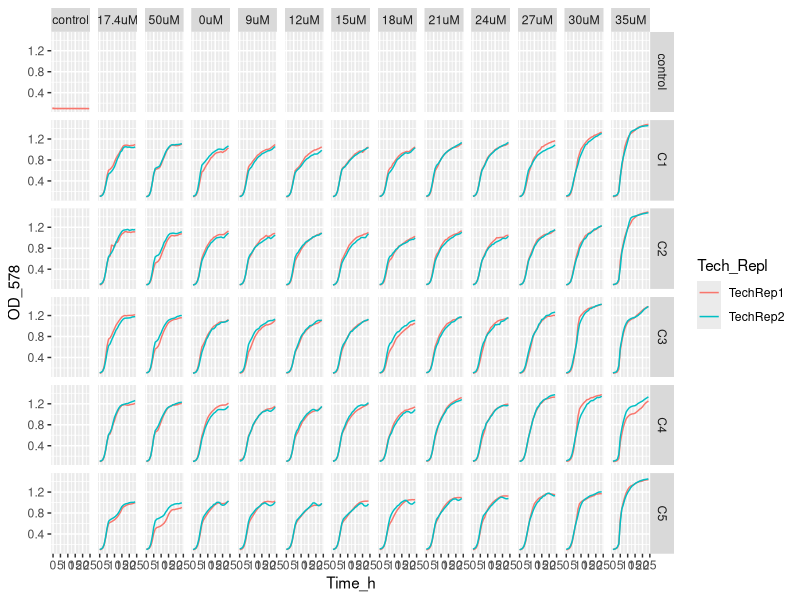
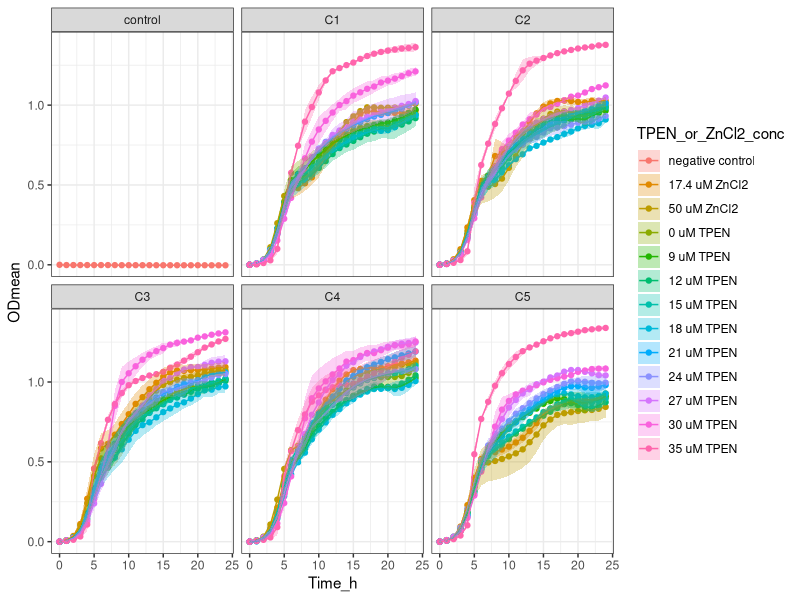

The R script that drew these images, in order:
setwd("~/ITQB/Plate readings/Exp34_2plates_02052024")

library(tidyverse)

library(readxl)
Exp34 <- Exp34_2plates_02052024 <- read_excel("Exp34_2plates_02052024_final_final.xlsx")
View(Exp34) 

Exp34_v1 <- Exp34 %>%
  pivot_longer(names_to = "Condition", values_to = "OD_578", cols = -Time_h)
Exp34_v1
View(Exp34_v1)


Exp34_v2 <- separate(Exp34_v1, Condition, 
                     c("Community",
                       "Transfer_medium",
                       "Zn_condition", 
                       "Tech_Repl",
                       "Biol_Repl",
                       "TPEN_or_ZnCl2_conc",
                       "Well_number"), 
                     sep = "_", remove = FALSE,
                     convert = FALSE)
View(Exp34_v2)

Exp34_v2$OD_578 <- as.numeric (Exp34_v2$OD_578) #Because OD_578 values are character

Exp34_v2$TPEN_or_ZnCl2_conc <- factor(Exp34_v2$TPEN_or_ZnCl2_conc, levels = c("nodrug",
                                                                              "1.74",
                                                                              "10",
                                                                              "0",
                                                                              "1.8",
                                                                              "2.4",
                                                                              "3.0",
                                                                              "3.6",
                                                                              "4.2",
                                                                              "4.8",
                                                                              "5.4",
                                                                              "6.0",
                                                                              "7.0"))

Exp34_v2 <- Exp34_v2 %>% mutate(TPEN_or_ZnCl2_conc = recode (TPEN_or_ZnCl2_conc,
                                                             "nodrug" = "control",
                                                             "1.74" = "17.4uM",
                                                             "10" = "50uM",
                                                             "0" = "0uM",
                                                             "1.8" = "9uM",
                                                             "2.4" = "12uM",
                                                             "3.0" = "15uM",
                                                             "3.6" = "18uM",
                                                             "4.2" = "21uM",
                                                             "4.8" = "24uM",
                                                             "5.4" = "27uM",
                                                             "6.0" = "30uM",
                                                             "7.0" = "35uM"))


Exp34_v2$Community <- factor(Exp34_v2$Community, levels = c("control",
                                                            "C1",
                                                            "C2",
                                                            "C3",
                                                            "C4",
                                                            "C5"))

Exp34_v2 %>%
  ggplot(aes(x= Time_h, y=OD_578, color = Tech_Repl)) +
  geom_line() +
  facet_grid (Community ~ TPEN_or_ZnCl2_conc)


Exp34_v3<- Exp34_v2 %>% group_by(Community, Transfer_medium, Zn_condition, Tech_Repl, Biol_Repl, Well_number) %>%
  mutate(blank = Time_h ==0)

View(Exp34_v3)

Exp34_v4 <- Exp34_v3 %>%
  group_by(Community, Transfer_medium, Zn_condition, Tech_Repl, Biol_Repl, Well_number) %>%
  mutate(OD = OD_578 - OD_578[blank]) %>%
  ungroup()


View(Exp34_v4)

#Obtain the mean and sd
Exp34_v5 <- Exp34_v4 %>% group_by(Time_h, Community, TPEN_or_ZnCl2_conc, Zn_condition) %>%
  summarise(ODmean = mean(OD), sdOD = sd(OD), n())

Exp34_v5$Community <- factor(Exp34_v5$Community, levels = c("control",
                                                            "C1",
                                                            "C2",
                                                            "C3",
                                                            "C4",
                                                            "C5"))


Exp34_v5 <- Exp34_v5 %>% mutate(TPEN_or_ZnCl2_conc =  recode (TPEN_or_ZnCl2_conc,
                                                              "control" = "negative control",
                                                              "17.4uM" = "17.4 uM ZnCl2",
                                                              "50uM" = "50 uM ZnCl2",
                                                              "0uM" = "0 uM TPEN",
                                                              "9uM" = "9 uM TPEN",
                                                              "12uM" = "12 uM TPEN",
                                                              "15uM" = "15 uM TPEN",
                                                              "18uM" = "18 uM TPEN",
                                                              "21uM" = "21 uM TPEN",
                                                              "24uM" = "24 uM TPEN",
                                                              "27uM" = "27 uM TPEN",
                                                              "30uM" = "30 uM TPEN",
                                                              "35uM" = "35 uM TPEN"))




Exp34_v5  %>% ggplot(aes(x = Time_h,
                         y = ODmean,
                         color = TPEN_or_ZnCl2_conc,
                         fill = TPEN_or_ZnCl2_conc
)) +
  geom_point() +
  geom_line() +
  geom_ribbon(aes(ymin=ODmean-sdOD, ymax=ODmean+sdOD),
              alpha = 0.3, colour = NA) +
  facet_wrap (Community ~ .) +
  theme_bw()
